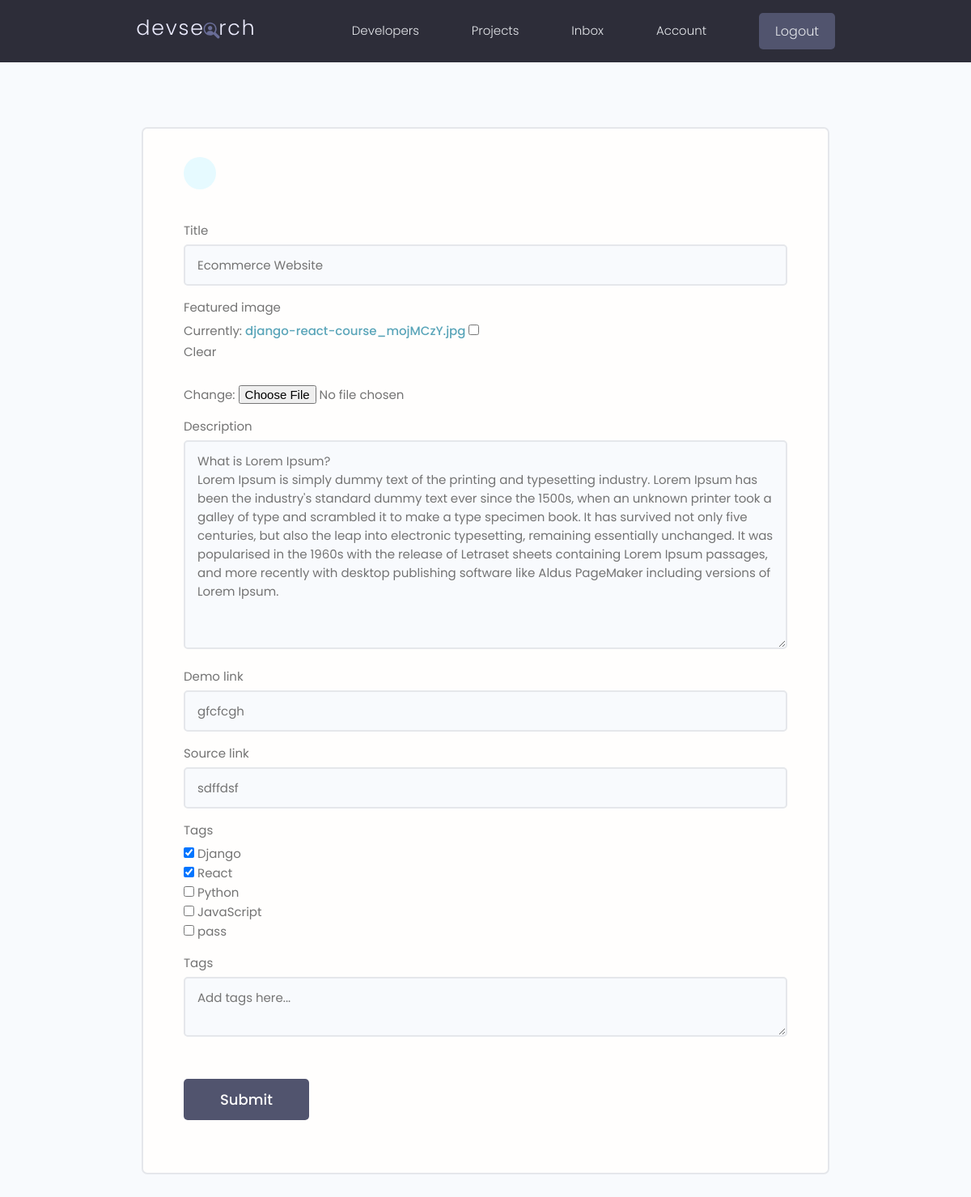
/projects/update-project/e4f8338c-fc09-44af-b322-2816fd3c5ba6/ (signed in), run on an earlier commit of the app's database.
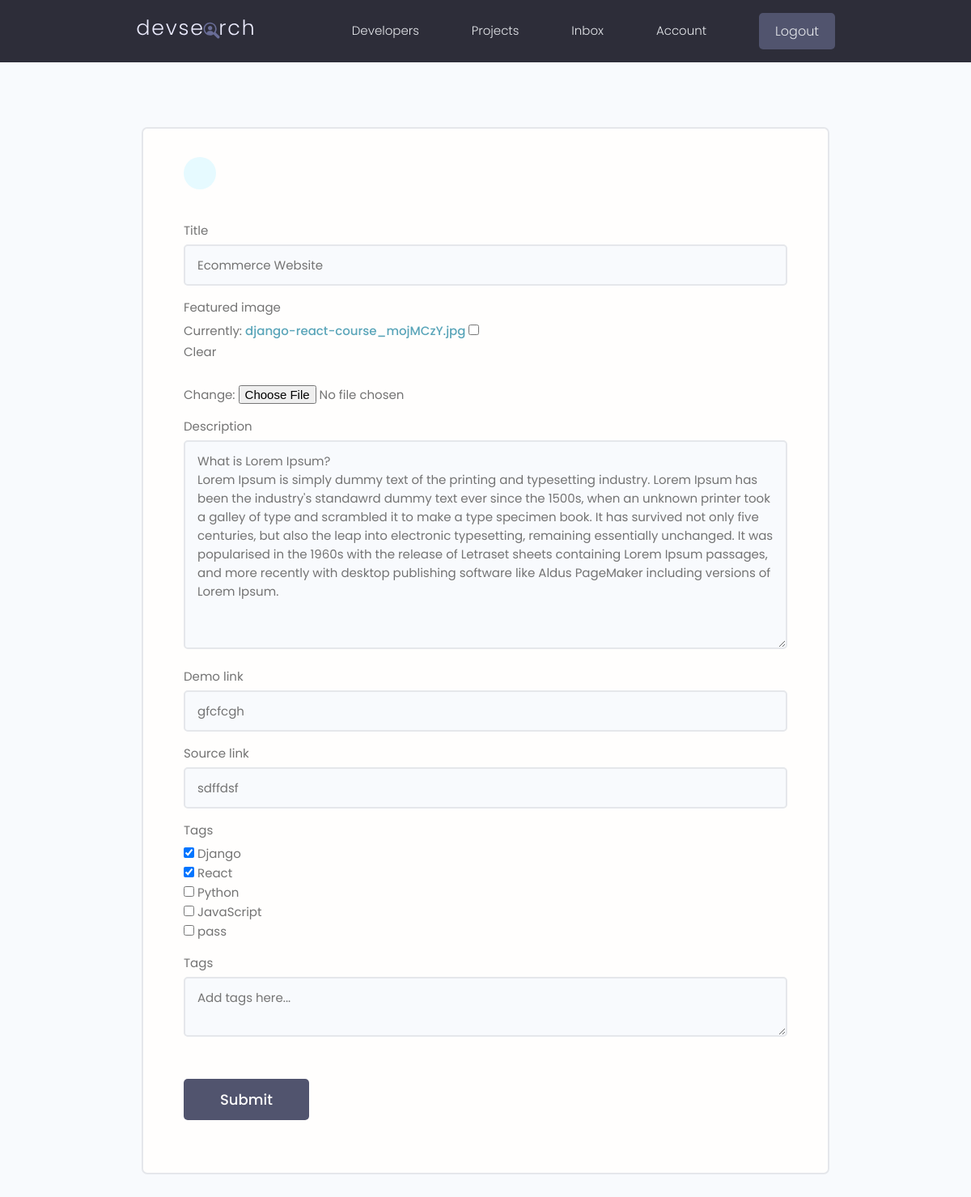
And on a later commit of the database.
### projects/models.py (models this page shows, shortened)
class Project(models.Model):
    owner = models.ForeignKey(Profile, null=True, blank=True, on_delete=models.SET_NULL)
    title = models.CharField(max_length=200)  # corectare: max_length
    description = models.TextField(null=True, blank=True)
    featured_image = models.ImageField(
        null=True, blank=True, default='default.jpg')
    demo_link = models.CharField(max_length=200, null=True, blank=True)  # corectare: max_length
    source_link = models.CharField(max_length=2000, null=True, blank=True)
    tags = models.ManyToManyField('Tag', blank=True)
    vote_total = models.IntegerField(default=0, null=True, blank=True)
    vote_ratio = models.IntegerField(default=0, null=True, blank=True)
    created = models.DateField(auto_now_add=True)
    id = models.UUIDField(default=uuid.uuid4, unique=True, primary_key=True, editable=False)

### projects/views.py (the view)
# urls.py: path('update-project/<str:pk>/',views.updateProject, name="update-project"),
@login_required(login_url="login")
def updateProject(request, pk):
   profile = request.user.profile
   project = profile.project_set.get(id=pk)
   project = Project.objects.get(id=pk)
   form = ProjectForm(instance=project)
   if request.method == 'POST':
       form = ProjectForm(request.POST, request.FILES, instance=project)
       if form.is_valid():
           form.save()
           return redirect('projects')
   context = {'form': form}
   return render(request, "projects/project_form.html", context)

### projects/forms.py
class ProjectForm(ModelForm):
    class Meta:
        model = Project
        fields = ['title', 'featured_image', 'description',
                  'demo_link', 'source_link', 'tags']
        widgets = {
            'tags': forms.CheckboxSelectMultiple(),
        }
    def __init__(self, *args, **kwargs):
        super(ProjectForm, self).__init__(*args, **kwargs)
        for name, field in self.fields.items():
            field.widget.attrs.update({'class': 'input'})

### projects/models.py (called while the page is built)
    def __str__(self):
        return self.name

### projects/templates/projects/project_form.html (shortened to what this page needs)
{% extends 'main.html' %}
{% block content %}
<main class="formPage my-xl">
    <div class="content-box">
        <div class="formWrapper">
            <a class="backButton" href="{% url 'account' %}"></a>
            <br>
            <form class="form" method="POST" enctype="multipart/form-data">
                {% for field in form %}
                <div class="form__field">
                    <label for="formInput#text">{{field.label}}</label>
                    {{field}}
                </div>
                {% endfor %}
                <div class="form__field">
                    <label for="formInput#text">Tags</label>
                    <textarea class="input" name="newtags" placeholder="Add tags here..."></textarea>
                </div>
                <input class="btn btn--sub btn--lg  my-md" type="submit" value="Submit" />
            </form>
        </div>
    </div>
</main>
{% endblock %}

What changed in the data, as far as the page shows it:
changed Project "Ecommerce Website": description "…has been the industry's standard dummy text ever since…" → "…has been the industry's standawrd dummy text ever since…"
